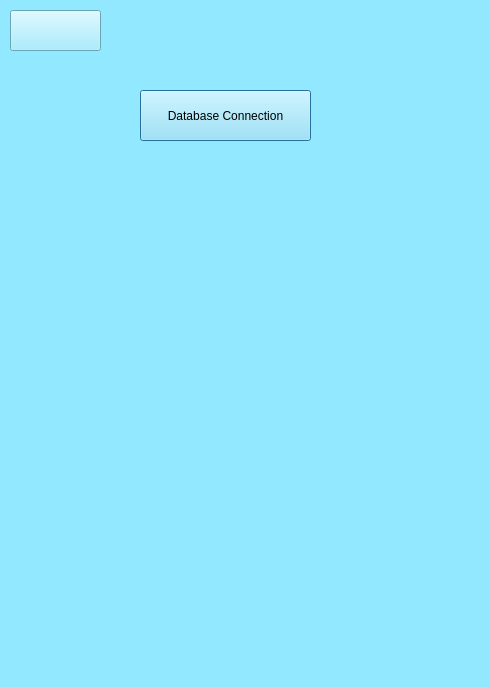
<?xml version="1.0" encoding="UTF-8"?>
<ui version="4.0">
 <class>qt5DatabaseDialog</class>
 <widget class="QDialog" name="qt5DatabaseDialog">
  <property name="geometry">
   <rect>
    <x>0</x>
    <y>0</y>
    <width>490</width>
    <height>687</height>
   </rect>
  </property>
  <property name="windowTitle">
   <string>Dialog</string>
  </property>
  <property name="styleSheet">
   <string notr="true">background-color: rgb(146, 232, 255);</string>
  </property>
  <widget class="QPushButton" name="pushButton">
   <property name="geometry">
    <rect>
     <x>140</x>
     <y>90</y>
     <width>171</width>
     <height>51</height>
    </rect>
   </property>
   <property name="styleSheet">
    <string notr="true">color: rgb(0, 0, 0);
background-color: rgb(146, 232, 255);</string>
   </property>
   <property name="text">
    <string>Database Connection</string>
   </property>
  </widget>
  <widget class="QPushButton" name="pushButton_2">
   <property name="geometry">
    <rect>
     <x>10</x>
     <y>10</y>
     <width>91</width>
     <height>41</height>
    </rect>
   </property>
   <property name="styleSheet">
    <string notr="true">border-image: url(:/Assets/Buttons/gaa-tilbake_active.png);</string>
   </property>
   <property name="text">
    <string/>
   </property>
  </widget>
 </widget>
 <resources/>
 <connections/>
</ui>
